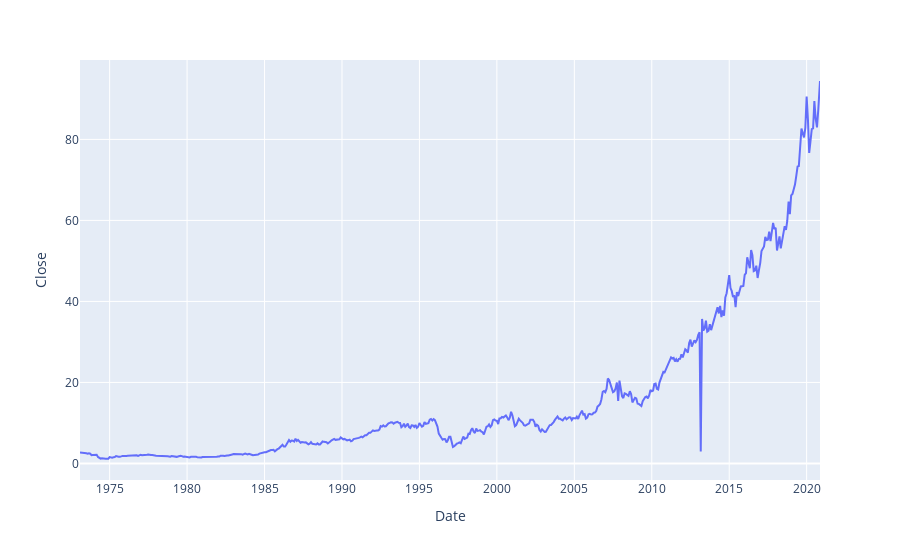

Notebook source saved alongside this figure:
### Code cell
px.line(ticker.history(period='max', interval='1mo').reset_index().dropna(), x='Date', y='Close')

### Figure 1 — Plotly figure (JSON) as saved in the notebook; plotly's stock layout.template omitted (floating-point values rounded to 4 significant figures; data arrays with more than 128 entries replaced by an {"elided": "..."} marker saying what was removed)
{"data": [{"hovertemplate": "Date=%{x}<br>Close=%{y}<extra></extra>", "legendgroup": "", "line": {"color": "#636efa", "dash": "solid"}, "mode": "lines", "name": "", "orientation": "v", "showlegend": false, "type": "scatter", "x": {"elided": "575 str values"}, "xaxis": "x", "y": {"elided": "575 float values"}, "yaxis": "y"}], "layout": {"autosize": true, "legend": {"tracegroupgap": 0}, "margin": {"t": 60}, "xaxis": {"anchor": "y", "autorange": true, "domain": [0, 1], "range": ["1973-02-01", "2020-11-11"], "title": {"text": "Date"}, "type": "date"}, "yaxis": {"anchor": "x", "autorange": true, "domain": [0, 1], "range": [-4.083, 99.6], "title": {"text": "Close"}, "type": "linear"}}}
